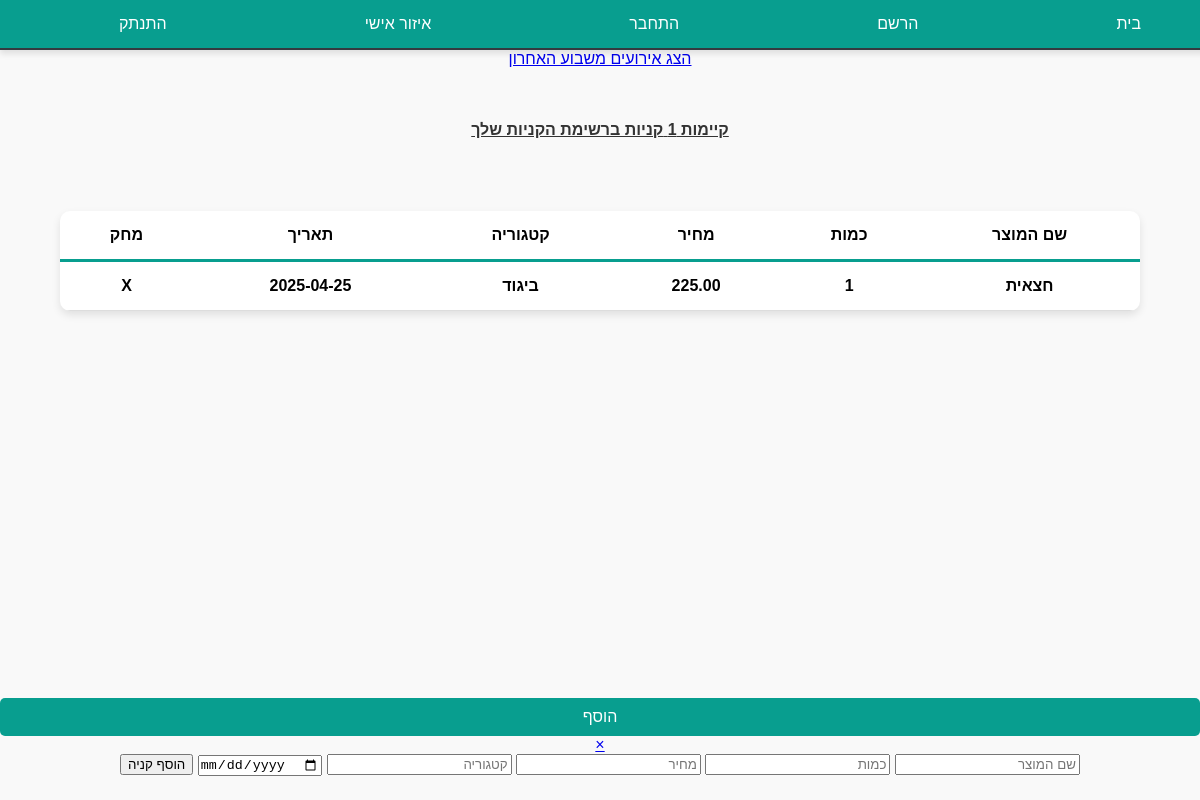
Page /profileWeek (signed in) on the committed database.
### models/Purchases.py (models this page shows)
class Purchases(db.Model):
    id = db.Column(db.Integer, primary_key = True)
    user_id = db.Column(db.Integer, db.ForeignKey('user.id'),)
    name = db.Column(db.String)
    qty = db.Column(db.Integer, default = 1)
    price = db.Column(db.Numeric(precision=10,scale=2), nullable = False)
    category = db.Column(db.String)
    date = db.Column(db.DateTime, default = datetime.now())

### app.py (the view)
@app.route('/profileWeek', methods=["GET"])
def profileWeek():
    seven_days_ago = (datetime.now() - timedelta(days=7)).date()
    purchases = Purchases.query.filter(
        Purchases.user_id == current_user.id,
        Purchases.date >= seven_days_ago
    ).all()
    message = "אין לך קניות מהשבוע האחרון"
    return render_template('profile.html', purchases=purchases, message=message)

### app.py (called while the page is built)
@login_manager.user_loader
def load_user(user_id):
    return User.query.get(int(user_id))

### templates/profile.html (shortened to what this page needs)
{% extends 'index.html' %}
    {% block head %}
      <link rel="stylesheet" href="static/css/profile.css"></link>
    {% endblock %}
    {% block body %}
        <div class="all_container">
            <a href="/profile">הצג את כל האירועים שלי</a>
            <a href="/profileWeek">הצג אירועים משבוע האחרון</a>
            {% if purchases|length < 1 %}
                    <h4>אין לך עדיין קניות ברשימה, צור רשימה</h4>
            {% else %}
            <h4>קיימות {{purchases|length}} קניות ברשימת הקניות שלך</h4>
            <div class="table">
                <table>
                    <tr class="head">
                        <th>שם המוצר</th>
                        <th>כמות</th>
                        <th>מחיר</th>
                        <th>קטגוריה</th>
                        <th>תאריך</th>
                        <th>מחק</th>
                    </tr>
               {% for p in purchases: %}
                    <tr class="row">
                        <th>{{ p.name}}</th>
                        <th>{{ p.qty }}</th>
                        <th>{{ p.price }}</th>
                        <th>{{ p.category }}</th>
                        <th>{{ p.date.date() }}</th>
                        <th><a href="/delete/{{p.id}}">X</a></th>
                    </tr>
              {% endfor %}
                </table>
            </div>
        </div>
            {% endif %}
            <a href="#addModal" class="open-modal">הוסף</a>
        <div id="addModal" class="modal">
            <div class="modal-content">
                <a href="#" class="close">&times;</a>
                <form action="/add" method="post">
                    <input type="text" name="name" placeholder="שם המוצר" />
                    <input type="number" name="qty" placeholder="כמות" />
                    <input type="number" name="price" placeholder="מחיר" step="0.01"/>
                    <input type="text" name="category" placeholder="קטגוריה" />
                    <input type="date" name="date"  placeholder="תאריך" />
                    <button>הוסף קניה</button>
                </form>
            </div>
        </div>
    {% endblock %}

### static/css/index.css (style rules this page uses)
* { direction: rtl; }
body { font-family: Arial, sans-serif; background-color: #f9f9f9; margin: 0; padding: 70px; text-align: center; }

### static/css/profile.css (style rules this page uses)
body { font-family: Arial, sans-serif; background-color: #f9f9f9; margin: 0; padding: 0; display: flex; flex-direction: column; height: 97vh; }
.all_container { display: flex; flex-direction: column; flex-grow: 1; align-items: center; gap: 2rem; }
h4 { color: #333; text-decoration: underline; margin-bottom: 20px; }
.table { margin: 20px auto; width: 90%; border-collapse: collapse; font-family: Arial, sans-serif; background-color: #ffffff; border-radius: 10px; overflow: hidden; box-shadow: 0 4px 8px rgba(0, 0, 0, 0.1); }
.table table { width: 100%; border-collapse: collapse; }
.head { border-bottom:3px solid #089e8f; }
.row th a { color: black; text-decoration: none; }
.table th, .table td { padding: 15px; text-align: center; border-bottom: 1px solid #ddd; }
.open-modal { display: inline-block; margin-top: 20px; padding: 10px 20px; background-color:#089e8f; color: #ffffff; text-decoration: none; border-radius: 5px; font-size: 16px; cursor: pointer; }

### rows in the picture
Purchases: name "חצאית", qty "1", price "225.00", category "ביגוד", date "2025-04-25"

### other values in the picture
{{ purchases|length }} "1"
